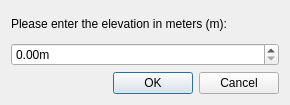
<?xml version="1.0" encoding="UTF-8"?>
<ui version="4.0">
 <class>ArkPlanElevationBase</class>
 <widget class="QDialog" name="ArkPlanElevationBase">
  <property name="geometry">
   <rect>
    <x>0</x>
    <y>0</y>
    <width>290</width>
    <height>105</height>
   </rect>
  </property>
  <property name="windowTitle">
   <string>ArkPlan</string>
  </property>
  <layout class="QVBoxLayout" name="verticalLayout">
   <item>
    <widget class="QLabel" name="m_elevationLabel">
     <property name="text">
      <string>Please enter the elevation in meters (m):</string>
     </property>
    </widget>
   </item>
   <item>
    <widget class="QDoubleSpinBox" name="m_elevationSpinBox">
     <property name="suffix">
      <string>m</string>
     </property>
    </widget>
   </item>
   <item>
    <widget class="QDialogButtonBox" name="m_elevationButtonBox">
     <property name="orientation">
      <enum>Qt::Horizontal</enum>
     </property>
     <property name="standardButtons">
      <set>QDialogButtonBox::Cancel|QDialogButtonBox::Ok</set>
     </property>
    </widget>
   </item>
  </layout>
 </widget>
 <resources/>
 <connections>
  <connection>
   <sender>m_elevationButtonBox</sender>
   <signal>accepted()</signal>
   <receiver>ArkPlanDialogBase</receiver>
   <slot>accept()</slot>
   <hints>
    <hint type="sourcelabel">
     <x>6</x>
     <y>66</y>
    </hint>
    <hint type="destinationlabel">
     <x>20</x>
     <y>20</y>
    </hint>
   </hints>
  </connection>
  <connection>
   <sender>m_elevationButtonBox</sender>
   <signal>rejected()</signal>
   <receiver>ArkPlanDialogBase</receiver>
   <slot>reject()</slot>
   <hints>
    <hint type="sourcelabel">
     <x>6</x>
     <y>66</y>
    </hint>
    <hint type="destinationlabel">
     <x>20</x>
     <y>20</y>
    </hint>
   </hints>
  </connection>
 </connections>
</ui>
